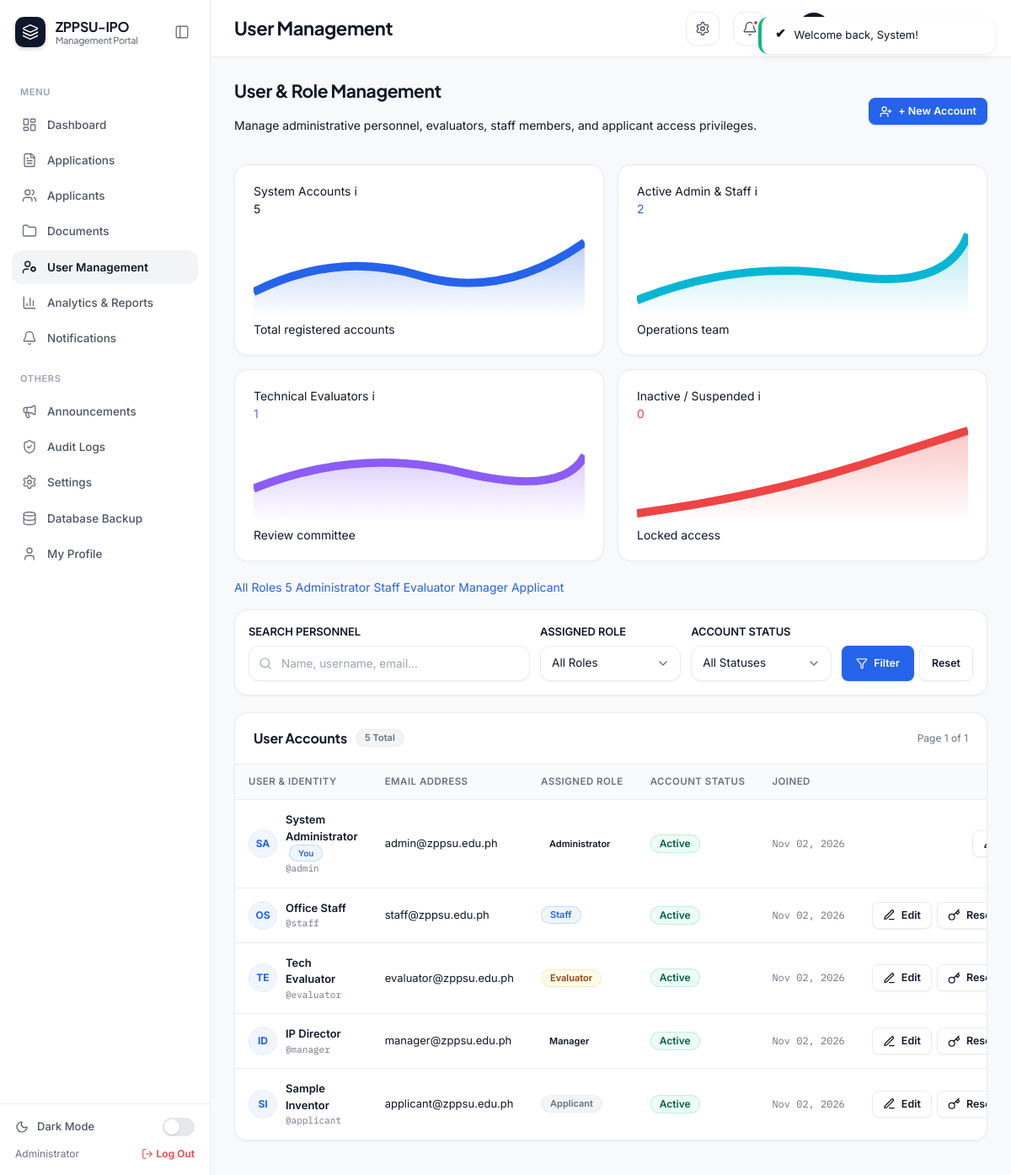
The page /admin/users.php (signed in) on the database its author committed.
### tables this page shows
CREATE TABLE `roles` (
    `role_id`     INT UNSIGNED AUTO_INCREMENT PRIMARY KEY,
    `role_name`   VARCHAR(50) NOT NULL UNIQUE,
    `description` VARCHAR(255) DEFAULT NULL
);

CREATE TABLE `users` (
    `user_id`        INT UNSIGNED AUTO_INCREMENT PRIMARY KEY,
    `role_id`        INT UNSIGNED NOT NULL,
    `username`       VARCHAR(50)  NOT NULL UNIQUE,
    `email`          VARCHAR(150) NOT NULL UNIQUE,
    `password_hash`  VARCHAR(255) NOT NULL,
    `first_name`     VARCHAR(100) NOT NULL,
    `last_name`      VARCHAR(100) NOT NULL,
    `contact_number` VARCHAR(30)  DEFAULT NULL,
    `recovery_email` VARCHAR(150) DEFAULT NULL,
    `status`         ENUM('active','inactive','suspended') NOT NULL DEFAULT 'active',
    `avatar`         VARCHAR(255) DEFAULT NULL,
    `created_at`     TIMESTAMP DEFAULT CURRENT_TIMESTAMP,
    `updated_at`     TIMESTAMP DEFAULT CURRENT_TIMESTAMP ON UPDATE CURRENT_TIMESTAMP,
    CONSTRAINT `fk_users_role` FOREIGN KEY (`role_id`)
        REFERENCES `roles` (`role_id`) ON DELETE RESTRICT
);

### includes/functions.php (called while the page is built, shortened)
<?php
function clean($value)
{
    return htmlspecialchars(trim($value ?? ''), ENT_QUOTES, 'UTF-8');
}
function sanitize_input($value)
{
    return trim(strip_tags($value ?? ''));
}
function bind_execute($stmt, $types, $params)
{
    mysqli_stmt_execute($stmt);
    return mysqli_stmt_get_result($stmt);
}
function format_date($datetime, $format = 'M d, Y h:i A')
{
    return date($format, strtotime($datetime));
}
function paginate($totalRows, $perPage = 10, $currentPage = 1)
{
    $totalPages = max(1, (int) ceil($totalRows / $perPage));
    $currentPage = max(1, min($currentPage, $totalPages));
    $offset = ($currentPage - 1) * $perPage;
    return compact('totalPages', 'currentPage', 'offset', 'perPage');
}

### admin/users.php (the view, shortened to what this page needs)
<?php
require_once __DIR__ . '/../includes/functions.php';
$kpiRes = mysqli_query($conn, "
    SELECT
        COUNT(*) AS total_all,
        COALESCE(SUM(role_id IN (1, 2) AND status = 'active'), 0) AS total_admin_staff,
        COALESCE(SUM(role_id = 3 AND status = 'active'), 0) AS total_evaluators,
        COALESCE(SUM(status IN ('inactive', 'suspended')), 0) AS total_inactive
    FROM users
");
$kpiStats = mysqli_fetch_assoc($kpiRes) ?: [
    'total_all' => 0,
    'total_admin_staff' => 0,
    'total_evaluators' => 0,
    'total_inactive' => 0
];
$search = sanitize_input($_GET['q'] ?? '');
$roleF  = (int) ($_GET['role_id'] ?? 0);
$page = max(1, (int) ($_GET['page'] ?? 1));
$perPage = 10;
$where = []; $types = ''; $params = [];
$whereSql = $where ? ('WHERE ' . implode(' AND ', $where)) : '';
$countStmt = mysqli_prepare($conn, "SELECT COUNT(*) total FROM users u $whereSql");
$countResult = bind_execute($countStmt, $types, $params);
$totalRows = mysqli_fetch_assoc($countResult)['total'] ?? 0;
$p = paginate($totalRows, $perPage, $page);
$listSql = "
    SELECT u.*, r.role_name
    FROM users u JOIN roles r ON r.role_id = u.role_id
    $whereSql
    ORDER BY u.created_at DESC
    LIMIT {$p['perPage']} OFFSET {$p['offset']}
";
$listStmt = mysqli_prepare($conn, $listSql);
$usersRes = bind_execute($listStmt, $types, $params);
$userList = [];
while ($u = mysqli_fetch_assoc($usersRes)) {
    $userList[] = $u;
}
$rolesRes = mysqli_query($conn, "SELECT * FROM roles ORDER BY role_id");
$allRoles = [];
while ($r = mysqli_fetch_assoc($rolesRes)) {
    $allRoles[] = $r;
}
function qsU($overrides = [])
{
    $current = $_GET;
    foreach ($overrides as $k => $v) { $current[$k] = $v; }
    return '?' . http_build_query($current);
}
require_once __DIR__ . '/../includes/header.php';
?>
<div class="sub-header-bar">
    <div class="sub-header-left">
        <h2>User & Role Management</h2>
        <p>Manage administrative personnel, evaluators, staff members, and applicant access privileges.</p>
    </div>
    <div class="sub-header-actions">
        <button type="button" class="btn btn-primary btn-sm" data-modal-target="#addUserModal">
            <svg class="lucide-icon" viewBox="0 0 24 24"><path d="M16 21v-2a4 4 0 0 0-4-4H6a4 4 0 0 0-4 4v2"/><circle cx="9" cy="7" r="4"/><line x1="19" y1="8" x2="19" y2="14"/><line x1="22" y1="11" x2="16" y2="11"/></svg>
            + New Account
        </button>
    </div>
</div>
<div class="kpi-grid" style="margin-bottom:20px;">
    <div class="kpi-card">
        <div class="kpi-top">
            <span class="kpi-label">System Accounts</span>
            <span class="kpi-info-tip" title="All-time registered users across all roles">i</span>
        </div>
        <div class="kpi-middle">
            <div class="kpi-value"><?= number_format((int)$kpiStats['total_all']) ?></div>
            <div class="kpi-spark">
            </div>
        </div>
        <div class="kpi-bottom">
            <span class="kpi-trend trend-neutral">Total registered accounts</span>
        </div>
    </div>
    <div class="kpi-card">
        <div class="kpi-top">
            <span class="kpi-label">Active Admin & Staff</span>
            <span class="kpi-info-tip" title="Active administrative and operations personnel">i</span>
        </div>
        <div class="kpi-middle">
            <div class="kpi-value" style="color:var(--color-primary-600);"><?= number_format((int)$kpiStats['total_admin_staff']) ?></div>
            <div class="kpi-spark">
            </div>
        </div>
        <div class="kpi-bottom">
            <span class="kpi-trend trend-up">Operations team</span>
        </div>
    </div>
    <div class="kpi-card">
        <div class="kpi-top">
            <span class="kpi-label">Technical Evaluators</span>
            <span class="kpi-info-tip" title="Active patent and copyright evaluators">i</span>
        </div>
        <div class="kpi-middle">
            <div class="kpi-value" style="color:var(--color-purple);"><?= number_format((int)$kpiStats['total_evaluators']) ?></div>
            <div class="kpi-spark">
            </div>
        </div>
        <div class="kpi-bottom">
            <span class="kpi-trend trend-neutral">Review committee</span>
        </div>
    </div>
    <div class="kpi-card">
        <div class="kpi-top">
            <span class="kpi-label">Inactive / Suspended</span>
            <span class="kpi-info-tip" title="Deactivated or suspended user logins">i</span>
        </div>
        <div class="kpi-middle">
            <div class="kpi-value" style="color:var(--color-danger);"><?= number_format((int)$kpiStats['total_inactive']) ?></div>
            <div class="kpi-spark">
            </div>
        </div>
        <div class="kpi-bottom">
            <span class="kpi-trend trend-neutral">Locked access</span>
        </div>
    </div>
</div>
<div class="category-tabs" style="margin-bottom:16px;">
    <a href="<?= qsU(['role_id' => 0, 'page' => 1]) ?>" class="tab-pill <?= $roleF === 0 ? 'active' : '' ?>">
        All Roles
        <span class="tab-count"><?= (int)$kpiStats['total_all'] ?></span>
    </a>
    <?php foreach ($allRoles as $r): ?>
        <a href="<?= qsU(['role_id' => $r['role_id'], 'page' => 1]) ?>" class="tab-pill <?= $roleF === (int)$r['role_id'] ? 'active' : '' ?>">
            <?= clean($r['role_name']) ?>
        </a>
    <?php endforeach; ?>
</div>
<div class="card" style="margin-bottom:20px;">
    <div class="card-body" style="padding:16px;">
        <form method="GET" style="display:grid;grid-template-columns:2fr 1fr 1fr auto;gap:12px;align-items:end;">
            <div class="form-group" style="margin-bottom:0;">
                <label class="form-label-eyebrow">Search Personnel</label>
                <div class="input-icon-wrap has-left-icon">
                    <input type="text" name="q" class="form-control" value="<?= clean($search) ?>" placeholder="Name, username, email…">
                </div>
            </div>
            <div class="form-group" style="margin-bottom:0;">
                <label class="form-label-eyebrow">Assigned Role</label>
                <select name="role_id" class="form-control form-select">
                    <option value="0">All Roles</option>
                </select>
            </div>
            <div class="form-group" style="margin-bottom:0;">
                <label class="form-label-eyebrow">Account Status</label>
                <select name="status" class="form-control form-select">
                    <option value="">All Statuses</option>
                </select>
            </div>
            <div style="display:flex;gap:6px;">
                <button type="submit" class="btn btn-primary btn-sm" style="height:42px;padding:0 16px;">
                    <i data-lucide="filter" style="width:14px;height:14px;"></i>
                    Filter
                </button>
                <a href="<?= BASE_URL ?>admin/users.php" class="btn btn-outline btn-sm" style="height:42px;display:inline-flex;align-items:center;padding:0 14px;">Reset</a>
            </div>
        </form>
    </div>
</div>
<div class="card">
    <div class="card-header" style="display:flex;justify-content:space-between;align-items:center;">
        <div style="display:flex;align-items:center;gap:10px;">
            <h3>User Accounts</h3>
            <span class="badge badge-secondary" style="font-size:11px;"><?= (int) $totalRows ?> Total</span>
        </div>
        <div style="font-size:12px;color:var(--color-text-muted);">
            Page <?= (int)$p['currentPage'] ?> of <?= (int)$p['totalPages'] ?>
        </div>
    </div>
    <div class="table-wrap">
        <?php if (empty($userList)): ?>
            <div class="empty-state">
                <div class="empty-state-icon">
                    <svg class="lucide-icon" style="width:32px;height:32px;stroke-width:1.5;" viewBox="0 0 24 24"><path d="M16 21v-2a4 4 0 0 0-4-4H6a4 4 0 0 0-4 4v2"/><circle cx="9" cy="7" r="4"/><path d="M22 21v-2a4 4 0 0 0-3-3.87"/><path d="M16 3.13a4 4 0 0 1 0 7.75"/></svg>
                </div>
                <h4>No user accounts found</h4>
                <p>No user accounts match your specified filter options or search term.</p>
                <a href="<?= BASE_URL ?>admin/users.php" class="btn btn-outline btn-sm" style="margin-top:10px;">Reset Filters</a>
            </div>
        <?php else: ?>
        <table class="data-table">
            <thead>
                <tr>
                    <th>User & Identity</th>
                    <th>Email Address</th>
                    <th>Assigned Role</th>
                    <th>Account Status</th>
                    <th>Joined</th>
                    <th style="text-align:right;">Actions</th>
                </tr>
            </thead>
            <tbody>
                <?php foreach ($userList as $u):
                    $initials = strtoupper(substr($u['first_name'] ?? 'U', 0, 1) . substr($u['last_name'] ?? '', 0, 1));
                    $isSelf = (int)$u['user_id'] === (int)$_SESSION['user_id'];
                    $roleBadgeClass = 'badge-secondary';
                    if ($u['role_name'] === 'Administrator') $roleBadgeClass = 'badge-primary';
                    elseif ($u['role_name'] === 'Staff') $roleBadgeClass = 'badge-info';
                    elseif ($u['role_name'] === 'Evaluator') $roleBadgeClass = 'badge-warning';
                    elseif ($u['role_name'] === 'Manager') $roleBadgeClass = 'badge-purple';
                ?>
                <tr>
                    <td>
                        <div style="display:flex;align-items:center;gap:10px;">
                            <div style="width:34px;height:34px;border-radius:50%;background:var(--color-primary-50);color:var(--color-primary-600);font-weight:700;font-size:12px;display:flex;align-items:center;justify-content:center;border:1px solid var(--color-border);flex-shrink:0;">
                                <?= $initials ?>
                            </div>
                            <div>
                                <div style="font-weight:600;color:var(--color-text);">
                                    <?= clean($u['first_name'] . ' ' . $u['last_name']) ?>
                                    <?php if ($isSelf): ?>
                                        <span class="badge badge-info" style="font-size:10px;margin-left:4px;">You</span>
                                    <?php endif; ?>
                                </div>
                                <div style="font-family:var(--font-mono);font-size:11px;color:var(--color-text-muted);">@<?= clean($u['username']) ?></div>
                            </div>
                        </div>
                    </td>
                    <td>
                        <span style="font-size:13px;color:var(--color-text);"><?= clean($u['email']) ?></span>
                    </td>
                    <td>
                        <span class="badge <?= $roleBadgeClass ?>" style="font-size:11px;">
                            <?= clean($u['role_name']) ?>
                        </span>
                    </td>
                    <td>
                        <span class="badge <?= $u['status'] === 'active' ? 'badge-success' : ($u['status'] === 'suspended' ? 'badge-danger' : 'badge-secondary') ?>">
                            <?= ucfirst($u['status']) ?>
                        </span>
                    </td>
                    <td style="font-family:var(--font-mono);font-size:12px;color:var(--color-text-muted);white-space:nowrap;">
                        <?= format_date($u['created_at'], 'M d, Y') ?>
                    </td>
                    <td style="text-align:right;">
                        <div style="display:inline-flex;gap:6px;justify-content:flex-end;align-items:center;">
                            <button type="button" class="btn btn-outline btn-sm" data-modal-target="#editModal<?= $u['user_id'] ?>" title="Edit User Details">
                                <svg class="lucide-icon" viewBox="0 0 24 24"><path d="M12 20h9"/><path d="M16.5 3.5a2.12 2.12 0 0 1 3 3L7 19l-4 1 1-4Z"/></svg>
                                Edit
                            </button>
                            <button type="button" class="btn btn-outline btn-sm" data-modal-target="#resetPwModal<?= $u['user_id'] ?>" title="Reset User Password">
                                <svg class="lucide-icon" viewBox="0 0 24 24"><circle cx="7.5" cy="15.5" r="5.5"/><path d="m21 2-9.6 9.6"/><path d="m15.5 7.5 3 3L22 7l-3-3"/></svg>
                                Reset PW
                            </button>
                        </div>
                    </td>
                </tr>
                <?php endforeach; ?>
            </tbody>
        </table>
        <?php endif; ?>
    </div>
</div>
<?php require_once __DIR__ . '/../includes/footer.php'; ?>

### rows shown on the page
roles: role_name "Administrator"
roles: role_name "Staff"
roles: role_name "Evaluator"
roles: role_name "Manager"
roles: role_name "Applicant"
users: initials "SA", first_name+last_name "System Administrator", shows "You", username "admin", email "admin@zppsu.edu.ph", role.role_name "Administrator", status "Active", created_at "Nov 02, 2026"
users: initials "OS", first_name+last_name "Office Staff", username "staff", email "staff@zppsu.edu.ph", role.role_name "Staff", status "Active", created_at "Nov 02, 2026"
users: initials "TE", first_name+last_name "Tech Evaluator", username "evaluator", email "evaluator@zppsu.edu.ph", role.role_name "Evaluator", status "Active", created_at "Nov 02, 2026"
users: initials "ID", first_name+last_name "IP Director", username "manager", email "manager@zppsu.edu.ph", role.role_name "Manager", status "Active", created_at "Nov 02, 2026"
users: initials "SI", first_name+last_name "Sample Inventor", username "applicant", email "applicant@zppsu.edu.ph", role.role_name "Applicant", status "Active", created_at "Nov 02, 2026"

### other values the page prints
$label "Dashboard Applications Applicants Documents User Management Analytics & Reports Notifications Announcements Audit Logs Settings Database Backup My Profile"
$_SESSION['role_name'] "Administrator"
$pageTitle "User Management"
$kpiStats['total_all'] "5"
$kpiStats['total_admin_staff'] "2"
$kpiStats['total_evaluators'] "1"
$kpiStats['total_inactive'] "0"
$totalRows "5"
$p['currentPage'] "1"
$p['totalPages'] "1"
